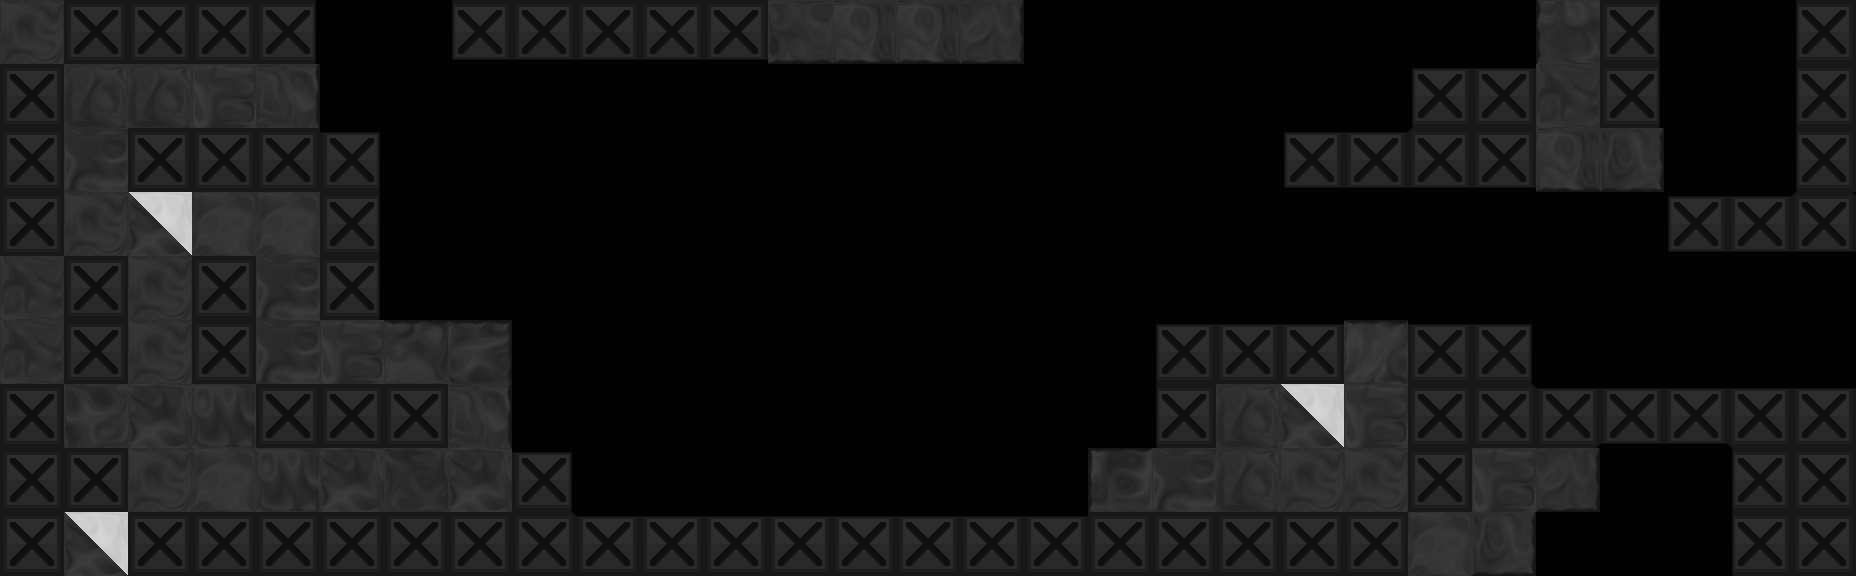

A level layout from a 2D game, rendered from its tile map. Below: a short description, then the map file with its tile-grid data intact:
An orthogonal 29x9 tile map with 64x64 px tiles, 1 tile layer (tile), 1 hidden layer not drawn, 5 tilesets and 24 objects (4x OrbRed, 4x OrbBlue, 4x OrbGreen, 3x Exit, ColorchipRed, ...).

<map version="1.0" orientation="orthogonal" width="29" height="9" tilewidth="64" tileheight="64">
 <properties>
  <property name="bg" value="bg4" />
  <property name="bgParallaxX" value=".7" />
  <property name="bgParallaxY" value=".7" />
  <property name="music" value="begin_red" />
 </properties>
 <tileset firstgid="1" source="tiles/black_tiles.tsx" />
 <tileset firstgid="50" source="tiles/white_tiles.tsx" />
 <tileset firstgid="99" source="tiles/mixed_tiles.tsx" />
 <tileset firstgid="211" source="tiles/black_indestructable.tsx" />
 <tileset firstgid="261" source="tiles/sand_tiles.tsx" />
 <layer name="backTile" width="29" height="9" visible="0">
  <data encoding="csv">
0,0,0,0,0,0,0,0,0,0,0,0,0,0,0,0,0,0,0,0,0,0,0,0,0,0,0,0,0,
0,0,0,0,0,0,0,0,0,0,0,0,0,0,0,0,0,0,0,0,0,0,0,0,0,0,0,0,0,
0,0,0,0,0,0,0,0,0,0,0,0,0,0,0,0,0,0,0,0,0,0,0,0,0,0,0,0,0,
0,0,0,0,0,0,0,0,0,0,0,0,0,0,0,0,0,0,0,0,0,0,0,0,0,0,0,0,0,
0,0,0,0,0,0,0,0,0,0,0,0,0,0,0,0,0,0,0,0,0,0,0,0,0,0,0,0,0,
0,0,0,0,0,0,0,0,0,0,0,0,0,0,0,0,0,0,0,0,0,0,0,0,0,0,0,0,0,
0,0,0,0,0,0,0,0,0,0,0,0,0,0,0,0,0,0,0,0,0,0,0,0,0,0,0,0,0,
0,0,0,0,0,0,0,0,0,0,0,0,0,0,0,0,0,0,0,0,0,0,0,0,0,0,0,0,0,
0,0,0,0,0,0,0,0,0,0,0,0,0,0,0,0,0,0,0,0,0,0,0,0,0,0,0,0,0
</data>
 </layer>
 <objectgroup name="obj" width="29" height="9">
  <object type="ColorchipRed" x="432" y="256" />
  <object type="GemBlue" x="800" y="178" width="64" height="64">
   <ellipse />
  </object>
  <object type="OrbRed" x="726" y="178" width="64" height="64" />
  <object type="GemGreen" x="763" y="242" width="64" height="64">
   <ellipse />
  </object>
  <object type="GemRed" x="837" y="242" width="64" height="64">
   <ellipse />
  </object>
  <object type="OrbBlue" x="800" y="306" width="64" height="64" />
  <object type="OrbBlue" x="800" y="114" width="64" height="64" />
  <object type="OrbGreen" x="873" y="178" width="64" height="64" />
  <object type="OrbBlue" x="948" y="178" width="64" height="64" />
  <object type="OrbRed" x="911" y="114" width="64" height="64" />
  <object type="OrbBlue" x="652" y="178" width="64" height="64" />
  <object type="OrbGreen" x="689" y="114" width="64" height="64" />
  <object type="OrbRed" x="892" y="274" width="64" height="64" />
  <object type="OrbGreen" x="708" y="274" width="64" height="64" />
  <object type="OrbGreen" x="837" y="370" width="64" height="64" />
  <object type="OrbRed" x="763" y="370" width="64" height="64" />
  <object type="DoorRed" x="1280" y="192" width="64" height="128" />
  <object type="DoorGreen" x="1344" y="192" width="64" height="128" />
  <object type="DoorBlue" x="1408" y="192" width="64" height="128" />
  <object type="ColorchipGreen" x="1248" y="256" />
  <object type="ColorchipBlue" x="832" y="480" />
 </objectgroup>
 <layer name="tile" width="29" height="9">
  <data encoding="csv">
21,212,211,211,223,0,0,226,227,227,227,227,31,38,38,32,0,0,0,0,0,0,0,0,23,223,0,0,221,
213,28,28,2,25,0,0,0,0,0,0,0,0,0,0,0,0,0,0,0,0,0,216,217,14,223,0,0,221,
213,42,211,211,212,218,0,0,0,0,0,0,0,0,0,0,0,0,0,0,229,234,247,227,38,39,0,0,221,
213,21,101,6,6,223,0,0,0,0,0,0,0,0,0,0,0,0,0,0,0,0,0,0,0,0,229,234,248,
14,211,21,212,42,223,0,0,0,0,0,0,0,0,0,0,0,0,0,0,0,0,0,0,0,0,0,0,0,
14,211,21,213,42,2,17,11,0,0,0,0,0,0,0,0,0,0,216,217,217,10,217,218,0,0,0,0,0,
211,5,3,4,212,213,213,25,0,0,0,0,0,0,0,0,0,0,221,28,101,2,213,219,237,234,234,252,217,
211,213,21,6,4,3,35,3,218,0,0,0,0,0,0,0,0,9,42,28,21,21,212,2,32,0,0,221,213,
211,101,212,211,211,212,213,211,219,217,217,217,217,217,217,217,217,212,212,213,211,213,6,39,0,0,0,221,213
</data>
 </layer>
 <objectgroup name="front" width="29" height="9">
  <object type="Exit" x="1792" y="256" width="64" height="128">
   <properties>
    <property name="mapTo" value="twoGems" />
   </properties>
  </object>
  <object type="Exit" x="320" y="0" width="128" height="64">
   <properties>
    <property name="mapTo" value="deepDescent" />
    <property name="right" value="false" />
   </properties>
  </object>
  <object type="Exit" x="1664" y="0" width="128" height="64">
   <properties>
    <property name="mapTo" value="blasting" />
    <property name="noSensor" value="true" />
   </properties>
  </object>
 </objectgroup>
</map>
